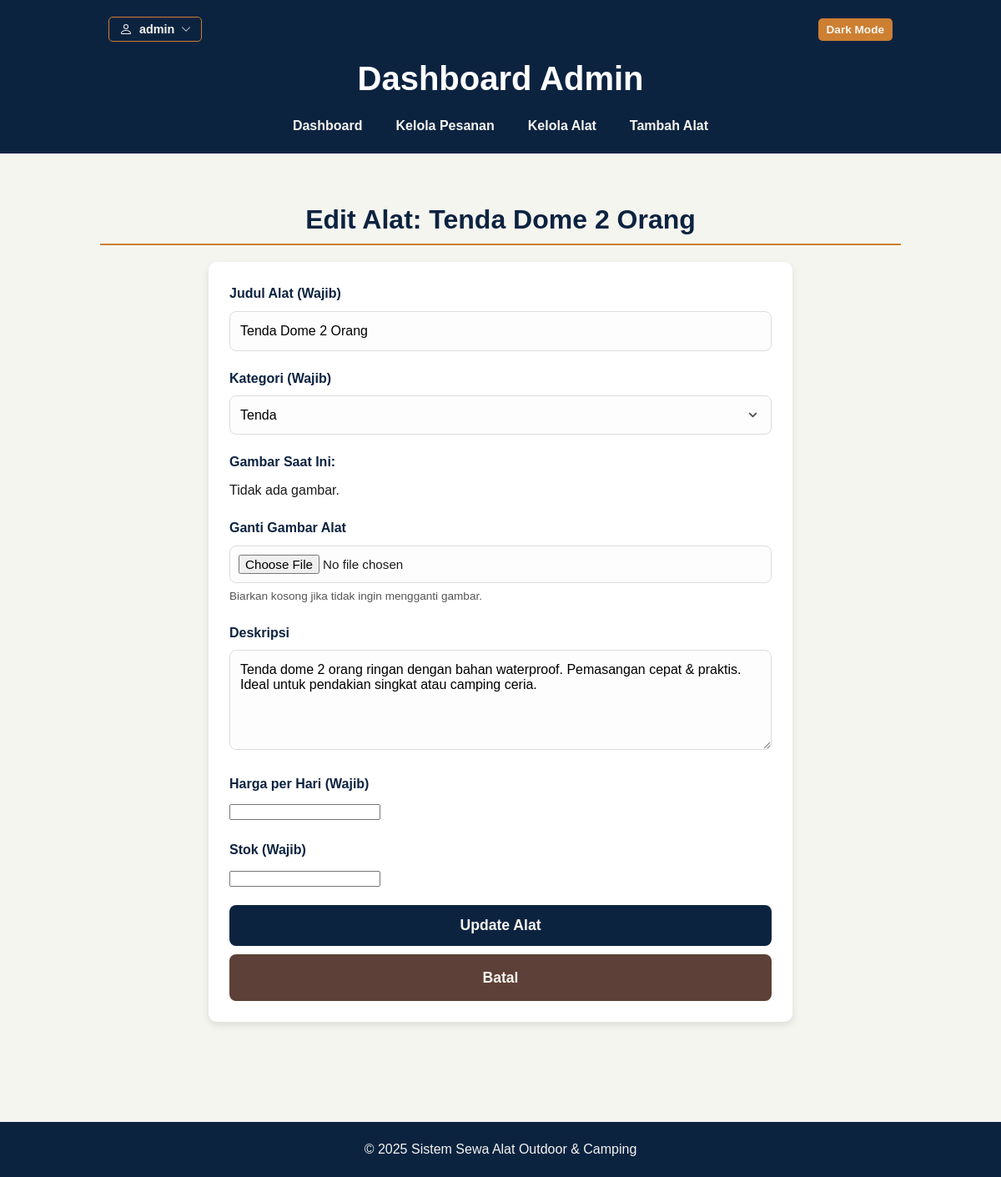
The page /admin/dashboard.php?page=items_edit&id=1 (signed in) on the database its author committed.
### tables this page shows
CREATE TABLE IF NOT EXISTS items (
  id INT AUTO_INCREMENT PRIMARY KEY,
  title VARCHAR(255) NOT NULL,
  id_kategori INT NULL DEFAULT NULL,
  description TEXT,
  image VARCHAR(255) NULL DEFAULT NULL,
  created_at TIMESTAMP DEFAULT CURRENT_TIMESTAMP,
  updated_at TIMESTAMP DEFAULT CURRENT_TIMESTAMP ON UPDATE CURRENT_TIMESTAMP,
  
  CONSTRAINT fk_items_categories
    FOREIGN KEY (id_kategori)
    REFERENCES categories(id_kategori)
    ON DELETE SET NULL
    ON UPDATE CASCADE
);

CREATE TABLE IF NOT EXISTS categories (
  id_kategori INT AUTO_INCREMENT PRIMARY KEY,
  nama_kategori VARCHAR(100) NOT NULL UNIQUE
);

### admin/items/items_edit.php (the view, shortened to what this page needs)
<?php
$id = $_GET['id'] ?? null;
try {
    $stmt = $pdo->prepare("SELECT * FROM items WHERE id = ?");
    $stmt->execute([$id]);
    $item = $stmt->fetch();
    $cat_stmt = $pdo->query("SELECT * FROM categories ORDER BY nama_kategori ASC");
    $categories = $cat_stmt->fetchAll();
} catch (PDOException $e) {
    die("Gagal mengambil data item: " . $e->getMessage());
}
?>
<h2 class="section-title">Edit Alat: <?php echo htmlspecialchars($item['title']); ?></h2>
<form action="items/items_action.php?action=update" method="POST" class="form-admin" enctype="multipart/form-data">
    <div class="form-group-admin">
        <label for="title">Judul Alat (Wajib)</label>
        <input type="text" id="title" name="title" value="<?php echo htmlspecialchars($item['title']); ?>" required>
    </div>
    <div class="form-group-admin">
        <label for="id_kategori">Kategori (Wajib)</label>
        <select id="id_kategori" name="id_kategori" required>
            <?php foreach ($categories as $kategori): ?>
                <option value="<?php echo htmlspecialchars($kategori['id_kategori']); ?>"
                    <?php echo ($item['id_kategori'] == $kategori['id_kategori']) ? 'selected' : ''; ?>>
                    <?php echo htmlspecialchars($kategori['nama_kategori']); ?>
                </option>
            <?php endforeach; ?>
        </select>
    </div>
    <div class="form-group-admin">
        <label>Gambar Saat Ini:</label>
        <?php
        $image_path_relative = UPLOAD_DIR . htmlspecialchars($item['image'] ?? '');
        if (!empty($item['image']) && file_exists('../' . $image_path_relative)):
        ?>
            <img src="../<?php echo $image_path_relative; ?>" alt="Gambar saat ini" class="admin-form-preview">
        <?php else: ?>
            <p>Tidak ada gambar.</p>
        <?php endif; ?>
    </div>
    <div class="form-group-admin">
        <label for="image">Ganti Gambar Alat</label>
        <input type="file" id="image" name="image" accept="image/png, image/jpeg, image/gif, image/webp">
        <small>Biarkan kosong jika tidak ingin mengganti gambar.</small>
    </div>
    <div class="form-group-admin">
        <label for="description">Deskripsi</label>
        <textarea id="description" name="description" rows="5"><?php echo htmlspecialchars($item['description'] ?? ''); ?></textarea>
    </div>
    <div class="form-group-admin">
        <label for="price_per_day">Harga per Hari (Wajib)</label>
        <input type="number" id="price_per_day" name="price_per_day" value="<?php echo $item['price_per_day']; ?>" required min="0">
    </div>
    <div class="form-group-admin">
        <label for="stock">Stok (Wajib)</label>
        <input type="number" id="stock" name="stock" value="<?php echo $item['stock']; ?>" required min="0">
    </div>
    <button type="submit" class="btn-submit">Update Alat</button>
    <a href="dashboard.php?page=items_list" class="btn-submit" style="display:inline-block; text-align:center; text-decoration:none; margin-top:10px; background-color: var(--tertiary-color);">Batal</a>
</form>

### public/css/style.css (style rules this page uses)
* { margin: 0; padding: 0; box-sizing: border-box; }
html, body { overflow-x: hidden; width: 100%; }
:root { --primary-color: #0C2340; --secondary-color: #CD7F32; --tertiary-color: #5D4037; --light-color: #F5F5F0; --text-color: #1A1A1A; --dm-primary-color: #050A12; --dm-secondary-color: #CD7F32; --dm-light-color: #0C2340; --dm-text-color: #EDE4D9; --dm-card-bg: #1E3A4A; }
body { font-family: sans-serif; line-height: 1.6; background-color: var(--light-color); color: var(--text-color); transition: background-color 0.3s ease, color 0.3s ease; }
h1, h2, h3 { color: var(--primary-color); line-height: 1.2; }
.section-title { font-size: 2em; border-bottom: 2px solid var(--secondary-color); padding-bottom: 10px; margin-bottom: 20px; text-align: center; }
.form-admin { max-width: 700px; margin: 20px auto; padding: 25px; background-color: #fff; border-radius: 10px; box-shadow: 0 4px 10px rgba(0, 0, 0, 0.1); }
.form-group-admin { margin-bottom: 20px; }
.form-group-admin label { display: block; font-weight: bold; margin-bottom: 8px; color: var(--primary-color); }
.form-group-admin input[type="text"], .form-group-admin input[type="password"], .form-group-admin input[type="date"], .form-group-admin input[type="file"], .form-group-admin textarea, .form-group-admin select, .search-form input[type="text"], .password-wrapper input[type="password"], .password-wrapper input[type="text"] { width: 100%; padding: 14px 12px; border: 1px solid #ddd; border-radius: 8px; font-size: 1em; font-family: inherit; transition: border-color 0.3s ease, box-shadow 0.3s ease; background-color: #fdfdfd; }
.form-group-admin textarea { resize: vertical; min-height: 120px; }
.form-group-admin input[type="file"] { padding: 10px; font-size: 0.95em; }
.form-group-admin small { display: block; margin-top: 5px; font-size: 0.85em; color: #555; }
.form-group-admin select { -webkit-appearance: none; -moz-appearance: none; appearance: none; background-repeat: no-repeat; background-position: right 12px center; background-size: 1.2em; padding-right: 40px; }
.btn-submit { width: 100%; padding: 14px; background-color: var(--primary-color); color: var(--light-color); border: none; border-radius: 8px; cursor: pointer; font-weight: bold; font-size: 1.1em; transition: background-color 0.3s ease; }

### rows shown on the page
items: title "Tenda Dome 2 Orang", id_kategori "Tenda", description "Tenda dome 2 orang ringan dengan bahan waterproof. Pemasangan cepat & praktis. Ideal untuk pendakian singkat atau camping ceria."

### other values the page prints
$_SESSION['username'] "admin"
